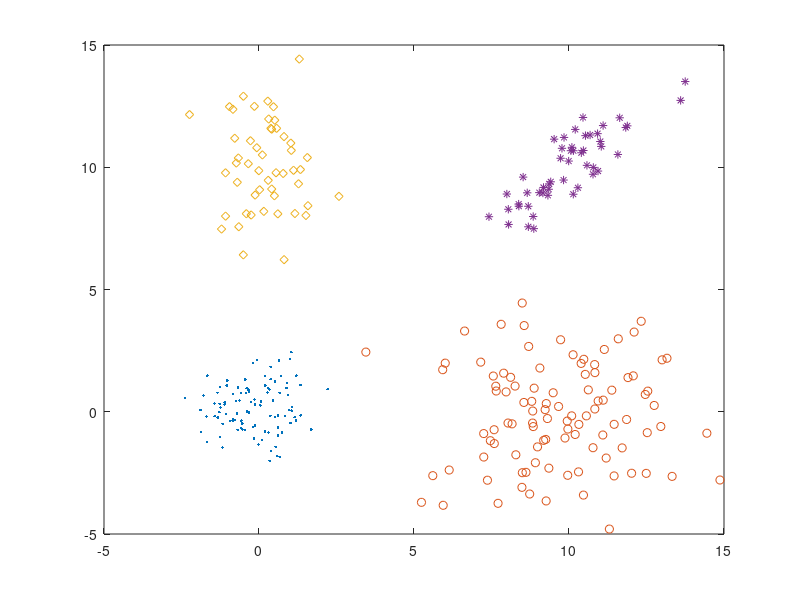

This figure's MATLAB source:
clear;

N = 100;
K = 50;


m1=repmat([0,0], N, 1);
S1= [1 0 ; 0 1];
X1=randn(N, 2) * sqrtm(S1) + m1;

m2=repmat([10,0], N, 1);
S2= [5 0 ; 0 5];
X2=randn(N, 2) * sqrtm(S2) + m2;

m3=repmat([0, 10], K, 1);
S3= [1 0 ; 0 5];
X3=randn(K, 2) * sqrtm(S3) + m3;

m4=repmat([10, 10], K, 1);
S4= [1 1 ; 1 2];
X4=randn(K, 2) * sqrtm(S4) + m4;



plot(X1(:, 1), X1(:, 2), '.');
hold on;
plot(X2(:, 1), X2(:, 2), 'o');
hold on;
plot(X3(:, 1), X3(:, 2), 'd');
hold on;
plot(X4(:, 1), X4(:, 2), '*');


save data1_1 X1 X2 X3 X4

